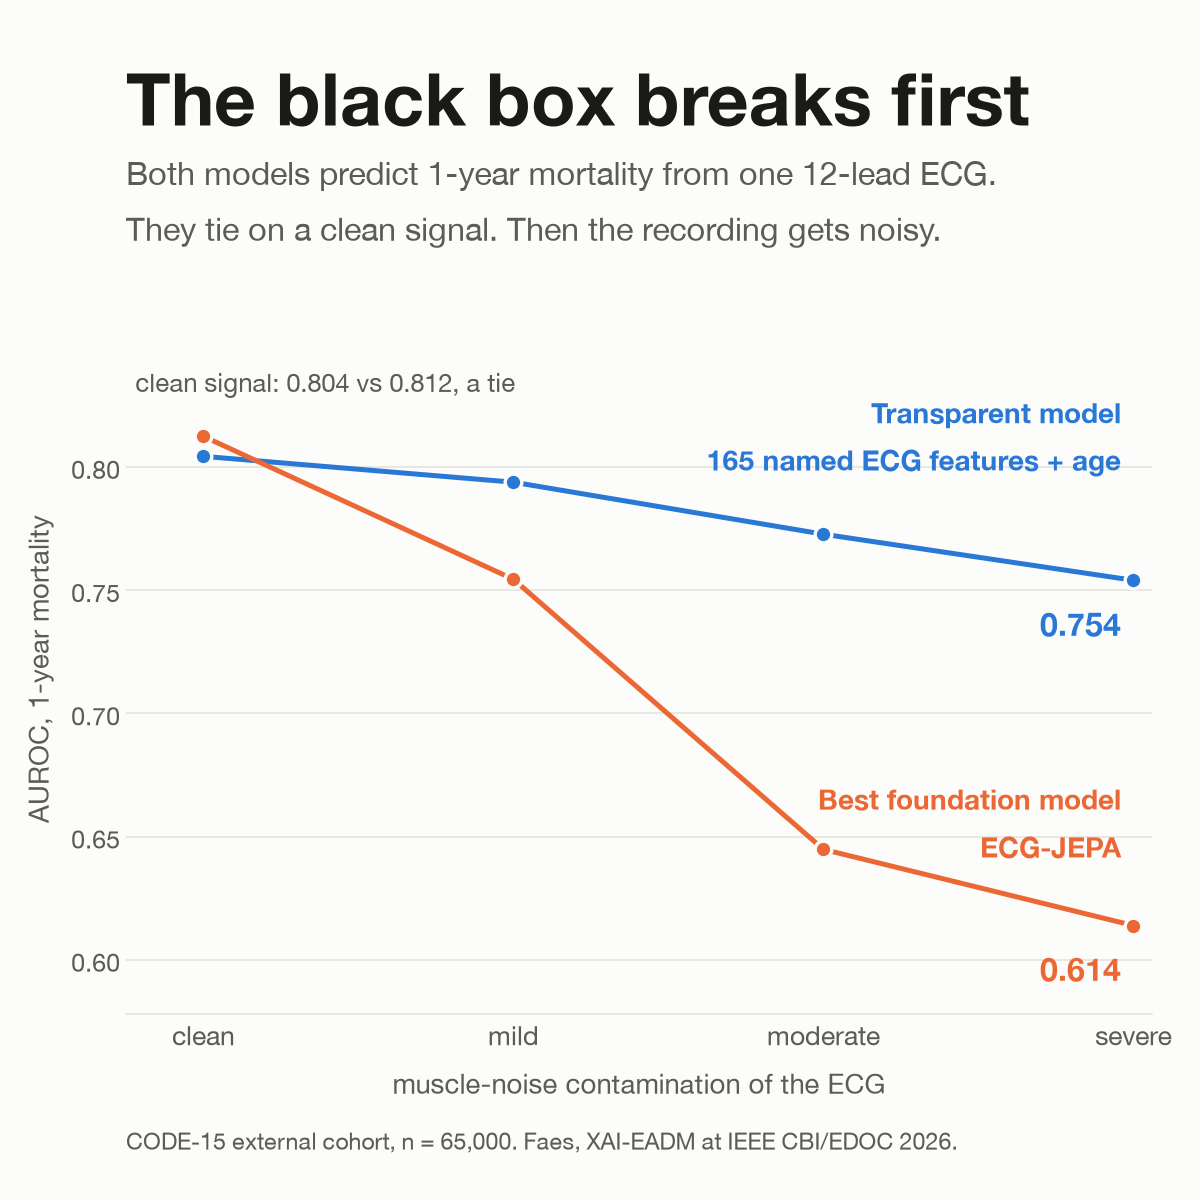

Generate this figure with Python:
"""Graphic for the LinkedIn post 07-transparent-and-robust.

One picture of the paper's finding: under increasing muscle-noise contamination the
best ECG foundation model collapses while the transparent named-feature model holds.

Numbers are the CODE-15 cohort AUROCs, copied from the paper's own result file
projects/manuscripts/glassbox-decision-pipelines/results/robustness_code15.json
(keys accuracy.named and accuracy.ecg_jepa, conditions clean / emg_noise_1..3).
That JSON is regenerated from raw by code/hpc/run_all.sh in the project repo.

Colours are categorical slots 1 and 2 of the house palette, validated for
colour-vision deficiency separation (worst adjacent protan dE 24.7, floor 8).

Run: python 07-transparent-and-robust.py
"""

import matplotlib

matplotlib.use("Agg")
import matplotlib.pyplot as plt
from matplotlib import font_manager

OUT = "07-transparent-and-robust.png"

# CODE-15, 1-year all-cause mortality, AUROC at rising EMG (muscle) noise severity.
SEVERITY = ["clean", "mild", "moderate", "severe"]
NAMED = [0.8043, 0.7938, 0.7727, 0.7540]
JEPA = [0.8124, 0.7544, 0.6448, 0.6139]

BLUE = "#2a78d6"    # slot 1: the transparent model
ORANGE = "#eb6834"  # slot 2: the foundation model
SURFACE = "#fcfcfb"
INK = "#1a1a19"
INK_2 = "#5c5b55"
GRID = "#e4e3de"


def _font():
    """Prefer Helvetica Neue, fall back to whatever the system has."""
    have = {f.name for f in font_manager.fontManager.ttflist}
    for name in ("Helvetica Neue", "Helvetica", "Arial", "DejaVu Sans"):
        if name in have:
            return name
    return "sans-serif"


def main():
    plt.rcParams["font.family"] = _font()

    fig = plt.figure(figsize=(10, 10), dpi=120, facecolor=SURFACE)
    ax = fig.add_axes([0.105, 0.155, 0.855, 0.575])
    ax.set_facecolor(SURFACE)

    x = range(len(SEVERITY))

    # Recessive grid, only where it helps read a value off the y axis.
    ax.set_axisbelow(True)
    ax.yaxis.grid(True, color=GRID, linewidth=1.0)
    ax.xaxis.grid(False)
    for side in ("top", "right", "left"):
        ax.spines[side].set_visible(False)
    ax.spines["bottom"].set_color(GRID)
    ax.spines["bottom"].set_linewidth(1.0)
    ax.tick_params(length=0, colors=INK_2, labelsize=15)

    ax.plot(x, NAMED, color=BLUE, linewidth=3.0, marker="o", markersize=10,
            markeredgecolor=SURFACE, markeredgewidth=2.0, zorder=3)
    ax.plot(x, JEPA, color=ORANGE, linewidth=3.0, marker="o", markersize=10,
            markeredgecolor=SURFACE, markeredgewidth=2.0, zorder=3)

    # Direct labels carry series identity, so colour is never the only cue. They sit
    # inside the plot at the right, where each line has clear air around it.
    ax.text(2.96, 0.792, "Transparent model\n165 named ECG features + age",
            color=BLUE, fontsize=17, fontweight="bold", va="bottom", ha="right",
            linespacing=1.4)
    ax.text(2.96, 0.744, "0.754", color=BLUE, fontsize=19, fontweight="bold",
            va="top", ha="right")
    ax.text(2.96, 0.636, "Best foundation model\nECG-JEPA",
            color=ORANGE, fontsize=17, fontweight="bold", va="bottom", ha="right",
            linespacing=1.4)
    ax.text(2.96, 0.604, "0.614", color=ORANGE, fontsize=19, fontweight="bold",
            va="top", ha="right")

    # One note for the shared starting point, instead of two colliding tick labels.
    ax.text(-0.22, 0.828, "clean signal: 0.804 vs 0.812, a tie",
            color=INK_2, fontsize=15.5, va="bottom", ha="left")

    ax.set_xticks(list(x))
    ax.set_xticklabels(SEVERITY, fontsize=16)
    ax.set_xlim(-0.25, 3.06)
    ax.set_ylim(0.578, 0.858)
    ax.set_yticks([0.60, 0.65, 0.70, 0.75, 0.80])
    ax.set_yticklabels(["0.60", "0.65", "0.70", "0.75", "0.80"])
    ax.set_xlabel("muscle-noise contamination of the ECG", fontsize=16.5,
                  color=INK_2, labelpad=10)
    ax.set_ylabel("AUROC, 1-year mortality", fontsize=16.5, color=INK_2, labelpad=10)

    fig.text(0.105, 0.955, "The black box breaks first", fontsize=44,
             fontweight="bold", color=INK, va="top")
    fig.text(0.105, 0.877,
             "Both models predict 1-year mortality from one 12-lead ECG.\n"
             "They tie on a clean signal. Then the recording gets noisy.",
             fontsize=19.5, color=INK_2, va="top", linespacing=1.5)
    fig.text(0.105, 0.042,
             "CODE-15 external cohort, n = 65,000. Faes, XAI-EADM at IEEE CBI/EDOC 2026.",
             fontsize=14, color=INK_2)

    fig.savefig(OUT, facecolor=SURFACE)
    print("wrote", OUT)


if __name__ == "__main__":
    main()
